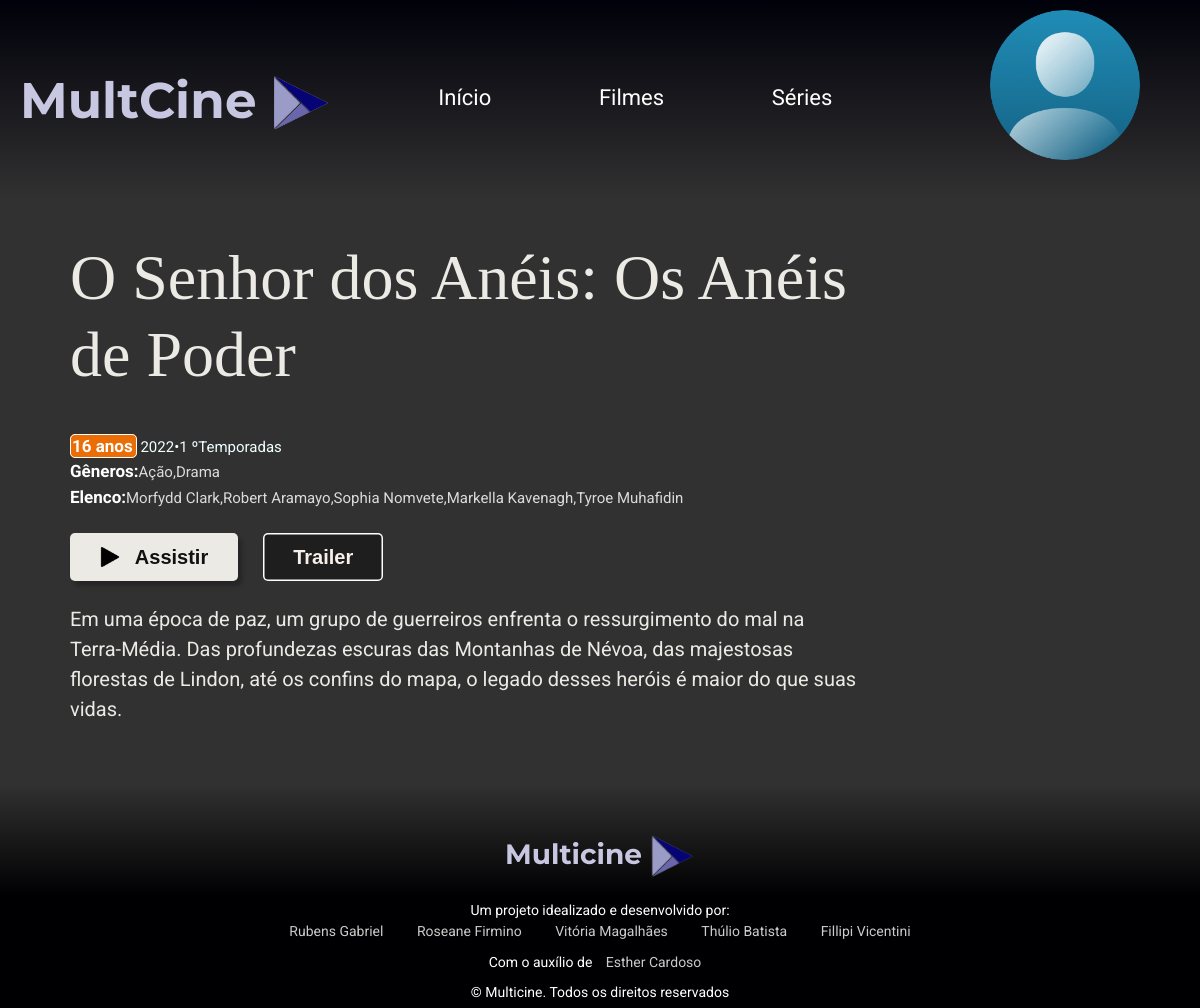
Screenshot of /telas/assistirSerie.php?cod=6 with the database file from the repository.
### tables this page shows
CREATE TABLE `series` (
  `CODSERIE` int(11) NOT NULL AUTO_INCREMENT,
  `TITULO` varchar(50) DEFAULT NULL,
  `ANO` varchar(50) DEFAULT NULL,
  `DIRETOR` varchar(50) DEFAULT NULL,
  `SINOPSE` varchar(600) DEFAULT NULL,
  `CODGENERO` int(11) DEFAULT NULL,
  `SUBGENERO` int(11) DEFAULT NULL,
  `TEMPORADAS` int(11) DEFAULT NULL,
  `CLASSIFICACAO` varchar(50) DEFAULT NULL,
  `DURACAO` varchar(50) DEFAULT NULL,
  `CAMINHO` varchar(250) DEFAULT NULL,
  `URL` varchar(800) DEFAULT NULL,
  PRIMARY KEY (`CODSERIE`),
  KEY `CODGENERO` (`CODGENERO`),
  KEY `SUBGENERO` (`SUBGENERO`),
  CONSTRAINT `series_ibfk_1` FOREIGN KEY (`CODGENERO`) REFERENCES `genero` (`CODGENERO`),
  CONSTRAINT `series_ibfk_2` FOREIGN KEY (`SUBGENERO`) REFERENCES `genero` (`CODGENERO`)
);

### telas/assistirSerie.php (the view, shortened to what this page needs)
<?php
  include("../controle/conecta.php");
  $usuario = $_SESSION['NOME'];
  $codSerie = $_GET["cod"];
  $sql =  "SELECT
  s.*, GROUP_CONCAT(a.NOME) AS nomeAtor,
  (
    SELECT
      GROUP_CONCAT(DESCIRCAO)
    FROM
      genero
    WHERE
      CODGENERO IN (s.CODGENERO, s.SUBGENERO)
  ) AS GENERO
  FROM
  series s
  INNER JOIN atuacaoserie ats ON s.CODSERIE = ats.CODSERIE
  INNER JOIN ator a ON a.CODATOR = ats.CODATOR
  WHERE s.CODSERIE = '$codSerie'";
  $querylogar = mysqli_query($db,$sql) or die(mysqli_error($db));
  $camposusuario = mysqli_fetch_array($querylogar);
  if($camposusuario > 0){
    $sinopse = $camposusuario["SINOPSE"];
    $atores  =  $camposusuario["nomeAtor"];
    $genero  =  $camposusuario["GENERO"];
    $ano  =  $camposusuario["ANO"];
    $temporada  =  $camposusuario["GENERO"];
    $titulo  =  $camposusuario["TITULO"];
    $classificacao = $camposusuario["CLASSIFICACAO"];
    $temporada = $camposusuario["TEMPORADAS"];
    $url = $camposusuario["URL"];
  }
?>
<!DOCTYPE html>
<html lang="pt-br">
<head>
  <link href="https://cdn.jsdelivr.net/npm/bootstrap@5.0.2/dist/css/bootstrap.min.css" rel="stylesheet">
  <link rel="stylesheet" href="../estilo/principal.css">
  <link rel="stylesheet" href="../estilo/responsivo-multicine.css">
  <link rel="stylesheet" href="../estilo/assistir.css">
</head>
<body>
  <header>
    <div><a id="logo" href="">MultCine <img id="logotipo" src="../imagens/logo.png" alt="Logo"></a>
    </div>
        <a href="multicine.php" class="center">Início</a>
        <a href="filmes.php" class="center">Filmes</a>
        <a href="series.php" class="center">Séries</a>
          <details>
            <summary><img src="../imagens/user.png" alt="usuario"> <p><?php echo(substr(strtoupper($usuario), 0, 7)) ?></p></summary>
          </details>
  </header>
  <main>
    <section class="conteudo">
      <div class="conteudo-texto">
        <h1></span><?php echo $titulo;?></h1>
        <div class="descricao">
          <p id="dados"><span id="idade"><?php echo $classificacao;?></span> <?php echo $ano;?>&bull;<?php echo $temporada;?> ºTemporadas </p>
          <p><span>Gêneros:</span><?php echo $genero;?></p>
          <p><span>Elenco:</span><?php echo $atores; ?></p>
        </div>
        <div>
          <a class="assistir-btn" href="#"><img src="../imagens/assistir/play.png" alt=""> Assistir</a>
          <a class="trailer-btn" href=<?php echo$url ?>> Trailer</a>
        </div>
        <p id="sinopse"><?php echo $sinopse; ?></p>
      </div>
    </section>
  </main>
<footer>
  <h3>Multicine <img id="logotipo" src="../imagens/logo.png" alt=""></h3>
  <p>Um projeto idealizado e desenvolvido por:</p>
  <a href="https://github.com/rubensgabriel">Rubens Gabriel</a>
  <a href="">Roseane Firmino</a>
  <a href="">Vitória Magalhães</a>
  <a href="">Thúlio Batista</a>
  <a href="">Fillipi Vicentini</a>
  <p>Com o auxílio de <a href="https://github.com/Esther-Cardoso">Esther Cardoso</a></p>
  <p>&#169 Multicine. Todos os direitos reservados</p>
</footer>

### estilo/principal.css (style rules this page uses)
* { margin: 0px; box-sizing: border-box; font-family: 'Roboto'; }
a { text-decoration: none; }
img { display: inline-block; max-width: 100%; }
body { height: 100%; width: 100%; background-image: linear-gradient(to right, rgb(0, 0, 10), rgb(2, 2, 26)); }
header { padding: 10px 20px; display: flex; justify-content: space-between; align-items: center; background-image: linear-gradient(to bottom, rgb(0, 0, 10), transparent); }
header > a { text-decoration: none; color: white; font-size: 1.1em; padding-bottom: 5px; position: relative; }
#logo { text-decoration: none; font-size: 2.5em; font-family: 'Montserrat'; color: #c7c7e2; font-weight: bold; max-width: 800px; }
#logotipo { width: 60px; }
header > a::before { content: ''; position: absolute; width: 100%; height: 0.175rem; left: 0; bottom: 0; background: white; }
header > a.center::before { transform: scale(0, 1); transition: .3s ease; }
:root { --primColor: #dcdcdc; --secoColor: #555555; --cornerRad: 4px; }
body { background-color: var(--primColor); font-family: Arial, Helvetica, sans-serif; font-size: 20px; }
details { margin: 0px 40px; }
summary > img { width: 150px; }
summary { display: inline; writing-mode: horizontal-tb; text-align: center; padding: 12px 10px; color: var(--secoColor); cursor: pointer; user-select: none; outline: none; transition: transform 200ms ease-in-out 0s; max-width: 70px; margin: 0px; position: relative; flex-direction: column; justify-content: center; align-items: center; }
summary::before, summary::after { position: static; top: 0; left: 0; }
summary::marker { font-size: 0; }
details::before { color: var(--secoColor); position: absolute; margin-left: 80px; padding: 10px; opacity: 0.4; }
footer { color: white; text-align: center; margin-top: 20px; padding-top: 50px; padding-bottom: 5px; margin-bottom: 0px; background-image: linear-gradient(to bottom, transparent, rgb(0, 0, 2) 50%); font-size: 14px; }
h3 { font-family: 'Montserrat'; margin-bottom: 20px; color: #c7c7e2; font-weight: bold; }
h3 > #logotipo { width: 45px; }
footer > a { margin: 0px 15px; color: #cacaca; text-decoration: none; }
p > a { margin: 10px; margin-bottom: 0px; line-height: 40px; color: #cacaca; }
p { margin: 0px; }

### estilo/assistir.css (style rules this page uses)
* { margin: 0; padding: 0; box-sizing: border-box; text-decoration: none; font-family: 'Roboto'; }
:root { --word-color: #ebeae5; }
.conteudo { justify-content: space-around; align-items: center; gap: 40px; padding: 40px 20px; margin-bottom: 20px; margin-left: 50px; }
.conteudo img { max-width: 20px; margin-right: 10px; margin-bottom: 4px; }
.conteudo-texto { max-width: 790px; }
.conteudo-texto { display: flex; flex-direction: column; gap:32px; }
.conteudo h1 { font-family: 'Righteous', cursive; font-size: 4rem; color: var(--word-color); }
.conteudo-texto p { color: var(--word-color); font-size: 1.5rem; }
.assistir-btn { font-family: 'Sarala', sans-serif; color: #140f10; font-weight: bold; background: var(--word-color); border-radius: 5px; padding: 13px 30px; place-self: start; box-shadow: 4px 5px 4px rgba(0, 0, 0, 0.25); transition: .3s ease-out; margin-right: 20px; }
.trailer-btn { font-family: 'Sarala', sans-serif; color: #f7efe9; font-weight: bold; background: var(--word-color); border-radius: 5px; padding: 13px 30px; place-self: start; box-shadow: 4px 5px 4px rgba(0, 0, 0, 0.25); transition: .3s ease-out; background: #1b1b1dda; box-shadow:0px 0px 0px 1.5px white inset; }
.descricao > p { font-size: 15px; color: rgb(221, 218, 218); }
.descricao > p > span { font-size: 17px; font-weight: bold; color: white; }
.descricao > p > #idade { background-color: rgb(235, 109, 5); border-radius: 5px; padding: 1px 3px 1px 1px; text-align: center; border: 1px solid white; }
#dados { color: azure; }
#sinopse { font-size: 20px; }

### telas/assistirSerie.php (style rules this page uses)
body { background: rgba(0, 0, 0, 0.808) url('../imagens/assistir/aneis_poder.jpg'); background-size: cover; background-blend-mode: darken; }

### rows the page displays
series: TITULO "O Senhor dos Anéis: Os Anéis de Poder", CLASSIFICACAO "16 anos", ANO "2022", TEMPORADAS "1", SINOPSE "Em uma época de paz, um grupo de guerreiros enfrenta o ressurgimento do mal na Terra-Média. Das profundezas escuras das Montanhas de Névoa, das majestosas florestas de Lindon, até os confins do mapa, o legado desses heróis é maior do que suas vidas."

### other values shown
$genero "Ação,Drama"
$atores "Morfydd Clark,Robert Aramayo,Sophia Nomvete,Markella Kavenagh,Tyroe Muhafidin"
